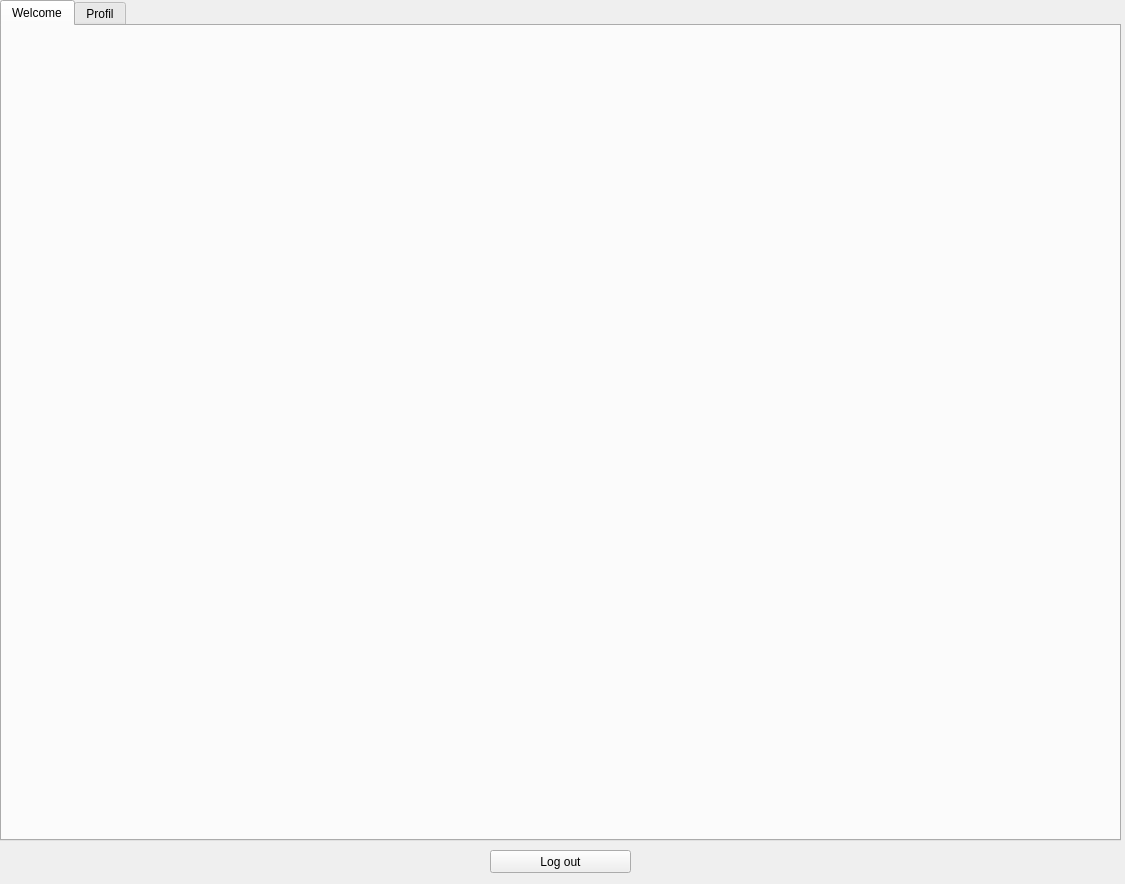
<?xml version="1.0" encoding="UTF-8"?>
<ui version="4.0">
 <class>UserDialog</class>
 <widget class="QDialog" name="UserDialog">
  <property name="geometry">
   <rect>
    <x>0</x>
    <y>0</y>
    <width>1125</width>
    <height>884</height>
   </rect>
  </property>
  <property name="windowTitle">
   <string>Dialog</string>
  </property>
  <widget class="QTabWidget" name="tabWidget">
   <property name="geometry">
    <rect>
     <x>0</x>
     <y>0</y>
     <width>1121</width>
     <height>841</height>
    </rect>
   </property>
   <property name="currentIndex">
    <number>0</number>
   </property>
   <widget class="QWidget" name="tab_3">
    <attribute name="title">
     <string>Welcome</string>
    </attribute>
    <widget class="QLabel" name="image_admin">
     <property name="geometry">
      <rect>
       <x>0</x>
       <y>10</y>
       <width>1111</width>
       <height>781</height>
      </rect>
     </property>
     <property name="text">
      <string/>
     </property>
    </widget>
   </widget>
   <widget class="QWidget" name="tab">
    <attribute name="title">
     <string>Profil</string>
    </attribute>
    <widget class="QGroupBox" name="groupBox_6">
     <property name="geometry">
      <rect>
       <x>0</x>
       <y>0</y>
       <width>491</width>
       <height>801</height>
      </rect>
     </property>
     <property name="title">
      <string>User informations :</string>
     </property>
     <property name="flat">
      <bool>false</bool>
     </property>
     <widget class="QLabel" name="label_64">
      <property name="geometry">
       <rect>
        <x>20</x>
        <y>120</y>
        <width>46</width>
        <height>13</height>
       </rect>
      </property>
      <property name="text">
       <string>Role :</string>
      </property>
     </widget>
     <widget class="QWidget" name="layoutWidget_56">
      <property name="geometry">
       <rect>
        <x>20</x>
        <y>30</y>
        <width>461</width>
        <height>22</height>
       </rect>
      </property>
      <layout class="QHBoxLayout" name="horizontalLayout_67">
       <item>
        <widget class="QLabel" name="label_66">
         <property name="text">
          <string>ID : </string>
         </property>
        </widget>
       </item>
       <item>
        <widget class="QLineEdit" name="ID_2">
         <property name="readOnly">
          <bool>true</bool>
         </property>
        </widget>
       </item>
       <item>
        <widget class="QLabel" name="label_65">
         <property name="text">
          <string>Username :</string>
         </property>
        </widget>
       </item>
       <item>
        <widget class="QLineEdit" name="lineEdit_username_3">
         <property name="readOnly">
          <bool>true</bool>
         </property>
        </widget>
       </item>
       <item>
        <widget class="QLabel" name="label_61">
         <property name="text">
          <string>Email Adress :</string>
         </property>
        </widget>
       </item>
       <item>
        <widget class="QLineEdit" name="lineEdit_email_3">
         <property name="readOnly">
          <bool>true</bool>
         </property>
        </widget>
       </item>
      </layout>
     </widget>
     <widget class="QWidget" name="layoutWidget_52">
      <property name="geometry">
       <rect>
        <x>14</x>
        <y>80</y>
        <width>461</width>
        <height>22</height>
       </rect>
      </property>
      <layout class="QHBoxLayout" name="horizontalLayout_63">
       <item>
        <widget class="QLabel" name="label_55">
         <property name="text">
          <string>Surnoun: </string>
         </property>
        </widget>
       </item>
       <item>
        <widget class="QLineEdit" name="lineEdit_surnoun_3">
         <property name="readOnly">
          <bool>true</bool>
         </property>
        </widget>
       </item>
       <item>
        <widget class="QLabel" name="label_56">
         <property name="text">
          <string>Noun :</string>
         </property>
        </widget>
       </item>
       <item>
        <widget class="QLineEdit" name="lineEdit_noun_3">
         <property name="readOnly">
          <bool>true</bool>
         </property>
        </widget>
       </item>
       <item>
        <widget class="QLabel" name="label_60">
         <property name="text">
          <string>CIN : </string>
         </property>
        </widget>
       </item>
       <item>
        <widget class="QLineEdit" name="lineEdit_cin_3">
         <property name="readOnly">
          <bool>true</bool>
         </property>
        </widget>
       </item>
       <item>
        <widget class="QLabel" name="label_57">
         <property name="text">
          <string>Birth date :</string>
         </property>
        </widget>
       </item>
       <item>
        <widget class="QDateEdit" name="date_3">
         <property name="readOnly">
          <bool>true</bool>
         </property>
         <property name="calendarPopup">
          <bool>true</bool>
         </property>
        </widget>
       </item>
      </layout>
     </widget>
     <widget class="QLabel" name="label_74">
      <property name="geometry">
       <rect>
        <x>10</x>
        <y>530</y>
        <width>101</width>
        <height>16</height>
       </rect>
      </property>
      <property name="text">
       <string>User History : </string>
      </property>
     </widget>
     <widget class="QTableView" name="tableView_his_3">
      <property name="geometry">
       <rect>
        <x>0</x>
        <y>550</y>
        <width>481</width>
        <height>231</height>
       </rect>
      </property>
     </widget>
     <widget class="QLabel" name="label_75">
      <property name="geometry">
       <rect>
        <x>10</x>
        <y>240</y>
        <width>111</width>
        <height>16</height>
       </rect>
      </property>
      <property name="text">
       <string>Current loaned books : </string>
      </property>
     </widget>
     <widget class="QTableView" name="tableView_his_4">
      <property name="geometry">
       <rect>
        <x>0</x>
        <y>260</y>
        <width>481</width>
        <height>171</height>
       </rect>
      </property>
     </widget>
     <widget class="QLabel" name="label_76">
      <property name="geometry">
       <rect>
        <x>7</x>
        <y>439</y>
        <width>27</width>
        <height>22</height>
       </rect>
      </property>
      <property name="text">
       <string>Ref : </string>
      </property>
     </widget>
     <widget class="QLineEdit" name="ref_4">
      <property name="enabled">
       <bool>true</bool>
      </property>
      <property name="geometry">
       <rect>
        <x>40</x>
        <y>440</y>
        <width>201</width>
        <height>20</height>
       </rect>
      </property>
      <property name="readOnly">
       <bool>true</bool>
      </property>
     </widget>
     <widget class="QPushButton" name="pushButton_23">
      <property name="geometry">
       <rect>
        <x>264</x>
        <y>440</y>
        <width>151</width>
        <height>23</height>
       </rect>
      </property>
      <property name="text">
       <string>Return book</string>
      </property>
     </widget>
     <widget class="QWidget" name="layoutWidget">
      <property name="geometry">
       <rect>
        <x>90</x>
        <y>130</y>
        <width>266</width>
        <height>67</height>
       </rect>
      </property>
      <layout class="QHBoxLayout" name="horizontalLayout_58">
       <item>
        <layout class="QVBoxLayout" name="verticalLayout_3">
         <item>
          <widget class="QRadioButton" name="radioButton_admin_3">
           <property name="enabled">
            <bool>false</bool>
           </property>
           <property name="text">
            <string>Admin</string>
           </property>
          </widget>
         </item>
         <item>
          <widget class="QRadioButton" name="radioButton_teacher_3">
           <property name="enabled">
            <bool>false</bool>
           </property>
           <property name="text">
            <string>Teacher</string>
           </property>
          </widget>
         </item>
         <item>
          <widget class="QRadioButton" name="radioButton_student_3">
           <property name="enabled">
            <bool>false</bool>
           </property>
           <property name="text">
            <string>Student</string>
           </property>
          </widget>
         </item>
        </layout>
       </item>
       <item>
        <layout class="QVBoxLayout" name="verticalLayout_4">
         <item>
          <layout class="QHBoxLayout" name="horizontalLayout_61">
           <item>
            <widget class="QLabel" name="label_58">
             <property name="text">
              <string>Speciality :</string>
             </property>
            </widget>
           </item>
           <item>
            <widget class="QLineEdit" name="lineEdit_spe_3">
             <property name="readOnly">
              <bool>true</bool>
             </property>
            </widget>
           </item>
          </layout>
         </item>
         <item>
          <layout class="QHBoxLayout" name="horizontalLayout_62">
           <item>
            <widget class="QLabel" name="label_59">
             <property name="text">
              <string>Acadamec Year :</string>
             </property>
            </widget>
           </item>
           <item>
            <widget class="QComboBox" name="comboBox_EDIT_2">
             <property name="enabled">
              <bool>false</bool>
             </property>
             <property name="editable">
              <bool>false</bool>
             </property>
            </widget>
           </item>
          </layout>
         </item>
        </layout>
       </item>
      </layout>
     </widget>
    </widget>
    <widget class="QGroupBox" name="groupBox_8">
     <property name="geometry">
      <rect>
       <x>500</x>
       <y>340</y>
       <width>611</width>
       <height>441</height>
      </rect>
     </property>
     <property name="title">
      <string>Doc's info</string>
     </property>
     <widget class="QWidget" name="layoutWidget_49">
      <property name="geometry">
       <rect>
        <x>10</x>
        <y>20</y>
        <width>591</width>
        <height>24</height>
       </rect>
      </property>
      <layout class="QHBoxLayout" name="horizontalLayout_65">
       <item>
        <widget class="QLabel" name="label_62">
         <property name="text">
          <string>Ref : </string>
         </property>
        </widget>
       </item>
       <item>
        <widget class="QLineEdit" name="ref_3">
         <property name="enabled">
          <bool>true</bool>
         </property>
         <property name="readOnly">
          <bool>true</bool>
         </property>
        </widget>
       </item>
       <item>
        <widget class="QLabel" name="label_63">
         <property name="text">
          <string>Title : </string>
         </property>
        </widget>
       </item>
       <item>
        <widget class="QLineEdit" name="lineEdit_title_4">
         <property name="enabled">
          <bool>true</bool>
         </property>
         <property name="readOnly">
          <bool>true</bool>
         </property>
        </widget>
       </item>
       <item>
        <layout class="QHBoxLayout" name="horizontalLayout_66">
         <item>
          <widget class="QLabel" name="label_67">
           <property name="text">
            <string>Author :</string>
           </property>
          </widget>
         </item>
         <item>
          <widget class="QLineEdit" name="lineEdit_author_4">
           <property name="enabled">
            <bool>true</bool>
           </property>
           <property name="readOnly">
            <bool>true</bool>
           </property>
          </widget>
         </item>
         <item>
          <widget class="QLabel" name="label_68">
           <property name="text">
            <string>Category :</string>
           </property>
          </widget>
         </item>
         <item>
          <widget class="QLineEdit" name="lineEdit_cathegory_4">
           <property name="readOnly">
            <bool>true</bool>
           </property>
          </widget>
         </item>
        </layout>
       </item>
      </layout>
     </widget>
     <widget class="QPlainTextEdit" name="plainTextEdit_des_4">
      <property name="geometry">
       <rect>
        <x>30</x>
        <y>120</y>
        <width>231</width>
        <height>111</height>
       </rect>
      </property>
      <property name="readOnly">
       <bool>true</bool>
      </property>
     </widget>
     <widget class="QLabel" name="label_69">
      <property name="geometry">
       <rect>
        <x>10</x>
        <y>100</y>
        <width>101</width>
        <height>16</height>
       </rect>
      </property>
      <property name="text">
       <string>Description : </string>
      </property>
     </widget>
     <widget class="QTableView" name="tableView_his_2">
      <property name="geometry">
       <rect>
        <x>10</x>
        <y>260</y>
        <width>591</width>
        <height>121</height>
       </rect>
      </property>
     </widget>
     <widget class="QLabel" name="label_70">
      <property name="geometry">
       <rect>
        <x>20</x>
        <y>240</y>
        <width>101</width>
        <height>16</height>
       </rect>
      </property>
      <property name="text">
       <string>Loan History : </string>
      </property>
     </widget>
     <widget class="QWidget" name="layoutWidget_53">
      <property name="geometry">
       <rect>
        <x>10</x>
        <y>60</y>
        <width>591</width>
        <height>24</height>
       </rect>
      </property>
      <layout class="QHBoxLayout" name="horizontalLayout_68">
       <item>
        <layout class="QHBoxLayout" name="horizontalLayout_69">
         <item>
          <widget class="QLabel" name="label_71">
           <property name="text">
            <string>Number of copies  :</string>
           </property>
          </widget>
         </item>
         <item>
          <widget class="QLineEdit" name="lineEdit_nbr_copie_4">
           <property name="readOnly">
            <bool>true</bool>
           </property>
          </widget>
         </item>
        </layout>
       </item>
       <item>
        <layout class="QHBoxLayout" name="horizontalLayout_70">
         <item>
          <widget class="QLabel" name="label_72">
           <property name="text">
            <string>Publish Year :</string>
           </property>
          </widget>
         </item>
         <item>
          <widget class="QLineEdit" name="lineEdit_year_4">
           <property name="readOnly">
            <bool>true</bool>
           </property>
          </widget>
         </item>
        </layout>
       </item>
       <item>
        <layout class="QHBoxLayout" name="horizontalLayout_71">
         <item>
          <widget class="QLabel" name="label_73">
           <property name="text">
            <string>Number of pages : </string>
           </property>
          </widget>
         </item>
         <item>
          <widget class="QLineEdit" name="lineEdit_nbr_page_4">
           <property name="echoMode">
            <enum>QLineEdit::Normal</enum>
           </property>
           <property name="readOnly">
            <bool>true</bool>
           </property>
          </widget>
         </item>
        </layout>
       </item>
      </layout>
     </widget>
     <widget class="QWidget" name="layoutWidget_54">
      <property name="geometry">
       <rect>
        <x>280</x>
        <y>140</y>
        <width>316</width>
        <height>67</height>
       </rect>
      </property>
      <layout class="QHBoxLayout" name="horizontalLayout_72">
       <item>
        <layout class="QVBoxLayout" name="verticalLayout_5">
         <item>
          <widget class="QRadioButton" name="radioButton_acproj_4">
           <property name="enabled">
            <bool>false</bool>
           </property>
           <property name="text">
            <string>Academic Project</string>
           </property>
           <property name="checkable">
            <bool>true</bool>
           </property>
          </widget>
         </item>
         <item>
          <widget class="QRadioButton" name="radioButton_book_4">
           <property name="enabled">
            <bool>false</bool>
           </property>
           <property name="text">
            <string>Book</string>
           </property>
           <property name="checkable">
            <bool>true</bool>
           </property>
          </widget>
         </item>
         <item>
          <widget class="QRadioButton" name="radioButton_journal_4">
           <property name="enabled">
            <bool>false</bool>
           </property>
           <property name="text">
            <string>Journal</string>
           </property>
           <property name="checkable">
            <bool>true</bool>
           </property>
          </widget>
         </item>
        </layout>
       </item>
       <item>
        <layout class="QVBoxLayout" name="verticalLayout_6">
         <item>
          <layout class="QHBoxLayout" name="horizontalLayout_73">
           <item>
            <widget class="QLabel" name="label_hp_sup_4">
             <property name="text">
              <string>Supervisor: </string>
             </property>
            </widget>
           </item>
           <item>
            <widget class="QLineEdit" name="lineEdit_hp_sup_4">
             <property name="readOnly">
              <bool>true</bool>
             </property>
            </widget>
           </item>
          </layout>
         </item>
         <item>
          <layout class="QHBoxLayout" name="horizontalLayout_74">
           <item>
            <widget class="QLabel" name="label_sub_4">
             <property name="text">
              <string>Subject : </string>
             </property>
            </widget>
           </item>
           <item>
            <widget class="QLineEdit" name="lineEdit_sub_4">
             <property name="readOnly">
              <bool>true</bool>
             </property>
            </widget>
           </item>
          </layout>
         </item>
        </layout>
       </item>
      </layout>
     </widget>
     <widget class="QPushButton" name="pushButton_22">
      <property name="geometry">
       <rect>
        <x>190</x>
        <y>400</y>
        <width>231</width>
        <height>23</height>
       </rect>
      </property>
      <property name="text">
       <string>Loan Book</string>
      </property>
     </widget>
    </widget>
    <widget class="QGroupBox" name="groupBox_7">
     <property name="geometry">
      <rect>
       <x>500</x>
       <y>0</y>
       <width>611</width>
       <height>341</height>
      </rect>
     </property>
     <property name="title">
      <string>GroupBox</string>
     </property>
     <widget class="QWidget" name="layoutWidget_34">
      <property name="geometry">
       <rect>
        <x>0</x>
        <y>20</y>
        <width>291</width>
        <height>25</height>
       </rect>
      </property>
      <layout class="QHBoxLayout" name="horizontalLayout_59">
       <item>
        <widget class="QComboBox" name="comboBox_search_doc_2"/>
       </item>
       <item>
        <widget class="QLineEdit" name="search_3"/>
       </item>
       <item>
        <widget class="QPushButton" name="Search_doc_2">
         <property name="text">
          <string>SEARCH</string>
         </property>
        </widget>
       </item>
      </layout>
     </widget>
     <widget class="QTableView" name="tableView_3">
      <property name="geometry">
       <rect>
        <x>10</x>
        <y>60</y>
        <width>591</width>
        <height>192</height>
       </rect>
      </property>
     </widget>
     <widget class="QWidget" name="layoutWidget_48">
      <property name="geometry">
       <rect>
        <x>30</x>
        <y>260</y>
        <width>551</width>
        <height>25</height>
       </rect>
      </property>
      <layout class="QHBoxLayout" name="horizontalLayout_60">
       <item>
        <widget class="QPushButton" name="pushButton_15">
         <property name="text">
          <string>Load Books' Table</string>
         </property>
        </widget>
       </item>
       <item>
        <widget class="QPushButton" name="pushButton_16">
         <property name="text">
          <string>Load Journals' Table</string>
         </property>
        </widget>
       </item>
       <item>
        <widget class="QPushButton" name="pushButton_17">
         <property name="text">
          <string>Load Academic projects' Table</string>
         </property>
        </widget>
       </item>
      </layout>
     </widget>
     <widget class="QPushButton" name="pushButton_18">
      <property name="geometry">
       <rect>
        <x>220</x>
        <y>290</y>
        <width>171</width>
        <height>23</height>
       </rect>
      </property>
      <property name="text">
       <string>Load Table</string>
      </property>
     </widget>
    </widget>
   </widget>
  </widget>
  <widget class="QPushButton" name="pushButton">
   <property name="geometry">
    <rect>
     <x>490</x>
     <y>850</y>
     <width>141</width>
     <height>23</height>
    </rect>
   </property>
   <property name="text">
    <string>Log out</string>
   </property>
  </widget>
 </widget>
 <resources/>
 <connections/>
</ui>
